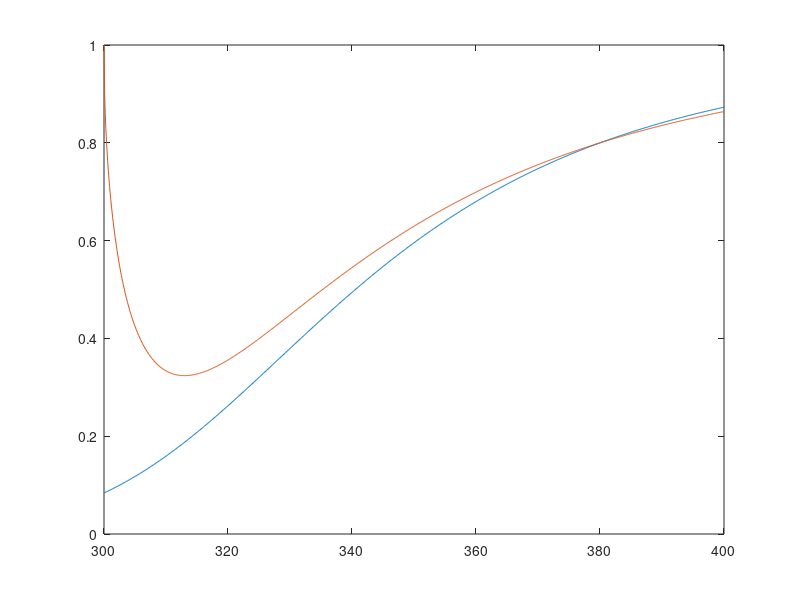

Write MATLAB code to recreate this figure.
F = 10; % volumetric flow rate of feed [L/min]
CA0 = 4; % feed concentration of CA [mol/L]
CS0 = 4; % feed concentration of solvent [mol/L]
V = 500; % volume of reactor [L]

Hrxn = -3300; % heat of reaction [cal/mol]
CPA = 15; % heat capacity of A and B [cal/mol/K]
CPS = 18; % heat capacity of solvent [cal/mol/K]
k_300 = 0.0005; % rate constant at 300 K [L/mol/min]
Ea = 15000; % activation energy [cal/mol]
R = 1.987; % gas constant [cal/mol/K]
Tin = 300; % entrance temperature [K]

T = 300:0.1:400;
k = k_300.*exp(Ea./R.*(1./300.-1./T)); % rate constant at T [L/mol/min] 

% x_T(1) = xA, conversion
% x_T(2) = T, steady-state temperature T [K] in the reactor

a=k.*CA0.*V;
b=-1.*(F+2.*k.*CA0.*V);
c=k.*CA0.*V;
a1=k.*CA0.^2.*(-Hrxn);
b1=2.*k.*CA0.^2.*(Hrxn);
c1=k.*CA0.^2.*(-Hrxn)+F./V.*(CA0.*CPA.*(Tin - T) + CS0.*CPS.*(Tin - T));

x=(-b-(b.^2.-4.*a.*c).^(1/2))./(2.*a);
EB=(-b1-(b1.^2.-4.*a1.*c1).^(1/2))./(2.*a1);
plot(T,x)
hold on
plot(T,EB)

